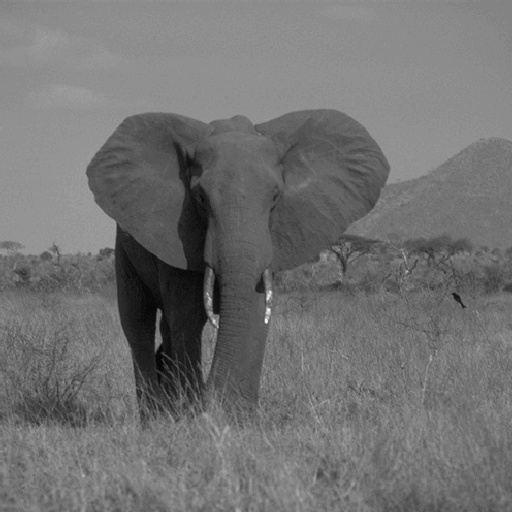
%> input picture assets/elephant.png, 512 x 512 px
$ octave ComplexCells.m   (GNU Octave 9; MATLAB toolbox functions it lacks are replaced by stand-ins)
%> lines starting %> are read from the running program, lines starting %| are printed output that depends on the picture
### Week2/gabor2.m
function gb=gabor2(sigma,freq,orient,aspect,phase)
%function gb=gabor2(sigma,freq,orient,aspect,phase)
%
% This function produces a numerical approximation to 2D Gabor function.
% Parameters:
% sigma  = standard deviation of Gaussian envelope, this in-turn controls the
%          size of the result (pixels)
% freq   = the frequency of the sin wave (1/pixels)
% orient = orientation of the Gabor from the horizontal (degrees)
% aspect = aspect ratio of Gaussian envelope (1 = circular symmetric envelope,
%          lower values produce longer functions)
% phase  = the phase of the sin wave (degrees)

sz=fix(7*sigma./max(0.2,aspect));
if mod(sz,2)==0, sz=sz+1; end

[x y]=meshgrid(-fix(sz/2):fix(sz/2),fix(-sz/2):fix(sz/2));

% Rotation
orient=(orient-90)*pi/180;
xDash=x*cos(orient)+y*sin(orient);
yDash=-x*sin(orient)+y*cos(orient);

phase=phase*pi/180;

gb=exp(-.5*((xDash.^2/sigma^2)+(aspect^2*yDash.^2/sigma^2))).*(cos(2*pi*xDash*freq+phase));

%ensure gabor sums to zero (so it is a valid differencing mask)
gb(gb>0)=gb(gb>0)./sum(sum(max(0,gb)));
gb(gb<0)=gb(gb<0)./sum(sum(max(0,-gb)));

### Week4/ComplexCells.m
clear;           % Clears all variables from the workspace
clc;             % Clears the command window
close all;       % Closes all open figure windows

% Load the elephant image and convert it to double format
I = imread('/MATLAB Drive/assets/elephant.png');
%> I is the input picture: size 512x512 uint8; min 6, max 249, mean 113.7
I_double = im2double(I); % Convert image from uint8 to double

% Parameters for the Gabor filters
sigma = 3;
lambda = 0.1;
theta = 90;       % Orientation in degrees
gamma = 0.75;

% Generate the first Gabor filter with phase = 90 degrees
gaborFilter90 = gabor2(sigma, lambda, theta, gamma, 90);
% Generate the second Gabor filter with phase = 0 degrees
gaborFilter0 = gabor2(sigma, lambda, theta, gamma, 0);

% Convolve the image with both Gabor filters (valid shape)
gaborResponse90 = conv2(I_double, gaborFilter90, 'valid');
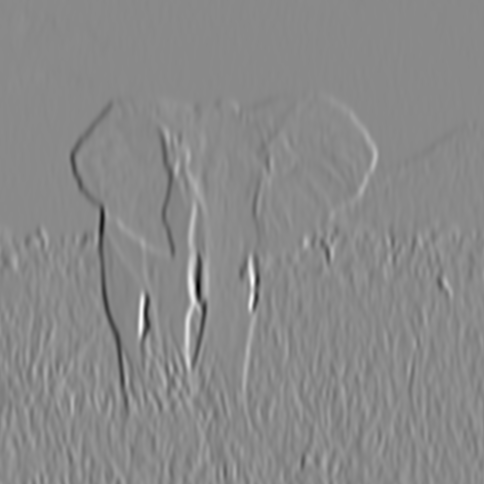
%> gaborResponse90: size 484x484 double; min -0.417, max 0.355, mean -0.000173; drawn with min black and max white
gaborResponse0 = conv2(I_double, gaborFilter0, 'valid');
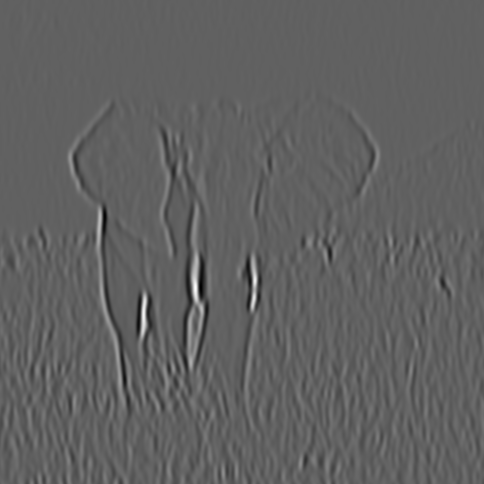
%> gaborResponse0: size 484x484 double; min -0.216, max 0.35, mean -1.74e-05; drawn with min black and max white

% Combine the two responses using the L2-norm
combinedResponse = sqrt(gaborResponse90.^2 + gaborResponse0.^2);
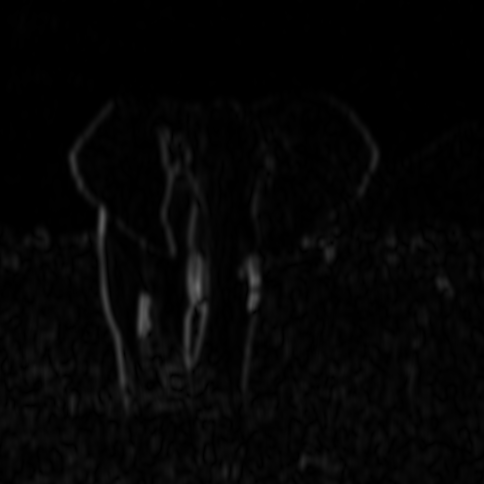
%> combinedResponse: size 484x484 double; min 4.41e-06, max 0.421, mean 0.0212

% Display the result of the L2-norm combination
figure;
imagesc(combinedResponse);
colormap('gray');
colorbar;
title('Complex Cell Response (L2-Norm of Gabor Filter Responses)');

% Extract the values at the specified locations
value_1 = combinedResponse(223, 192); % Row 223, Column 192
%> value_1 = 0.152
value_2 = combinedResponse(395, 240); % Row 395, Column 240
%> value_2 = 0.0356

% Display the values rounded to 2 decimal places
disp(['Value at row=223, column=192: ', num2str(round(value_1, 2))]);
%| Value at row=223, column=192: 0.15
disp(['Value at row=395, column=240: ', num2str(round(value_2, 2))]);
%| Value at row=395, column=240: 0.04
